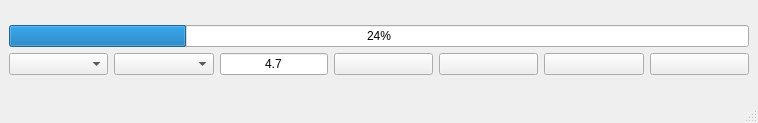
<?xml version="1.0" encoding="UTF-8"?>
<ui version="4.0">
 <class>MainWindow</class>
 <widget class="QMainWindow" name="MainWindow">
  <property name="geometry">
   <rect>
    <x>0</x>
    <y>0</y>
    <width>758</width>
    <height>123</height>
   </rect>
  </property>
  <property name="sizePolicy">
   <sizepolicy hsizetype="Fixed" vsizetype="Fixed">
    <horstretch>0</horstretch>
    <verstretch>0</verstretch>
   </sizepolicy>
  </property>
  <property name="windowTitle">
   <string>Mega VPN Incrementer - NordVPN</string>
  </property>
  <property name="windowIcon">
   <iconset resource="resources/resources.qrc">
    <normaloff>:/Icons/mega.png</normaloff>:/Icons/mega.png</iconset>
  </property>
  <widget class="QWidget" name="centralwidget">
   <layout class="QGridLayout" name="gridLayout">
    <item row="0" column="0">
     <layout class="QVBoxLayout" name="verticalLayout">
      <item>
       <widget class="QProgressBar" name="progressBar">
        <property name="value">
         <number>24</number>
        </property>
       </widget>
      </item>
      <item>
       <layout class="QHBoxLayout" name="horizontalLayout">
        <item>
         <widget class="QComboBox" name="countryCode">
          <property name="sizePolicy">
           <sizepolicy hsizetype="Expanding" vsizetype="Fixed">
            <horstretch>0</horstretch>
            <verstretch>0</verstretch>
           </sizepolicy>
          </property>
         </widget>
        </item>
        <item>
         <widget class="QComboBox" name="serverNumber">
          <property name="sizePolicy">
           <sizepolicy hsizetype="Expanding" vsizetype="Fixed">
            <horstretch>0</horstretch>
            <verstretch>0</verstretch>
           </sizepolicy>
          </property>
         </widget>
        </item>
        <item>
         <widget class="QLineEdit" name="dataLimit">
          <property name="toolTip">
           <string>Data Limit (GB)</string>
          </property>
          <property name="toolTipDuration">
           <number>1500</number>
          </property>
          <property name="text">
           <string>4.7</string>
          </property>
          <property name="alignment">
           <set>Qt::AlignCenter</set>
          </property>
          <property name="placeholderText">
           <string/>
          </property>
         </widget>
        </item>
        <item>
         <widget class="QPushButton" name="connectButton">
          <property name="sizePolicy">
           <sizepolicy hsizetype="Expanding" vsizetype="Fixed">
            <horstretch>0</horstretch>
            <verstretch>0</verstretch>
           </sizepolicy>
          </property>
          <property name="toolTip">
           <string>(re)Connect</string>
          </property>
          <property name="toolTipDuration">
           <number>1500</number>
          </property>
          <property name="text">
           <string/>
          </property>
          <property name="icon">
           <iconset resource="resources/resources.qrc">
            <normaloff>:/Icons/play.png</normaloff>:/Icons/play.png</iconset>
          </property>
         </widget>
        </item>
        <item>
         <widget class="QPushButton" name="pauseButton">
          <property name="sizePolicy">
           <sizepolicy hsizetype="Expanding" vsizetype="Fixed">
            <horstretch>0</horstretch>
            <verstretch>0</verstretch>
           </sizepolicy>
          </property>
          <property name="toolTip">
           <string>Pause</string>
          </property>
          <property name="toolTipDuration">
           <number>1500</number>
          </property>
          <property name="text">
           <string/>
          </property>
          <property name="icon">
           <iconset resource="resources/resources.qrc">
            <normaloff>:/Icons/pause.png</normaloff>:/Icons/pause.png</iconset>
          </property>
         </widget>
        </item>
        <item>
         <widget class="QPushButton" name="disconnectButton">
          <property name="sizePolicy">
           <sizepolicy hsizetype="Expanding" vsizetype="Fixed">
            <horstretch>0</horstretch>
            <verstretch>0</verstretch>
           </sizepolicy>
          </property>
          <property name="toolTip">
           <string>Disconnect</string>
          </property>
          <property name="toolTipDuration">
           <number>1500</number>
          </property>
          <property name="text">
           <string/>
          </property>
          <property name="icon">
           <iconset resource="resources/resources.qrc">
            <normaloff>:/Icons/stop.png</normaloff>:/Icons/stop.png</iconset>
          </property>
         </widget>
        </item>
        <item>
         <widget class="QPushButton" name="incrementButton">
          <property name="sizePolicy">
           <sizepolicy hsizetype="Expanding" vsizetype="Fixed">
            <horstretch>0</horstretch>
            <verstretch>0</verstretch>
           </sizepolicy>
          </property>
          <property name="toolTip">
           <string>Increment VPN</string>
          </property>
          <property name="toolTipDuration">
           <number>1500</number>
          </property>
          <property name="text">
           <string/>
          </property>
          <property name="icon">
           <iconset resource="resources/resources.qrc">
            <normaloff>:/Icons/next.png</normaloff>:/Icons/next.png</iconset>
          </property>
         </widget>
        </item>
       </layout>
      </item>
     </layout>
    </item>
   </layout>
  </widget>
  <widget class="QStatusBar" name="statusbar"/>
 </widget>
 <resources>
  <include location="resources/resources.qrc"/>
 </resources>
 <connections/>
</ui>
